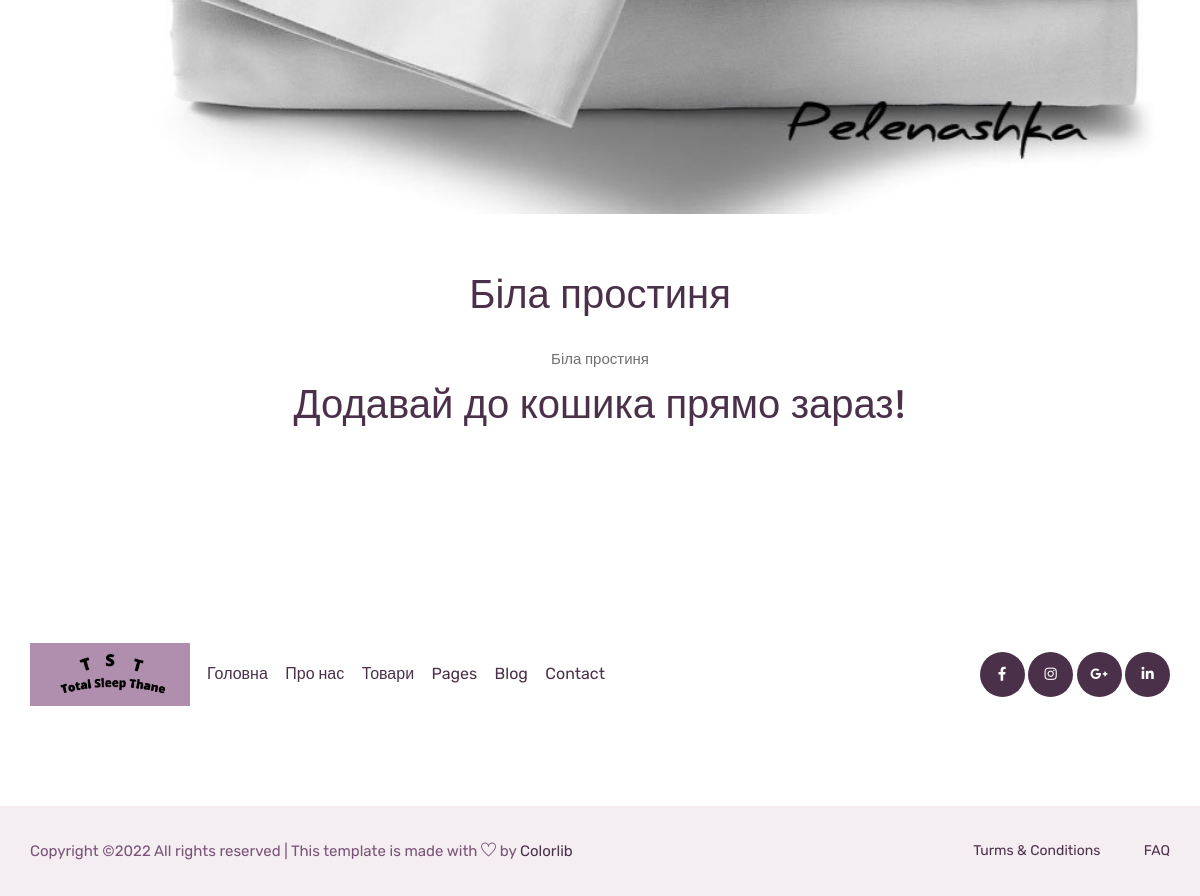
The app's page /product/item/bila-prostinya/ (lower part), older data.
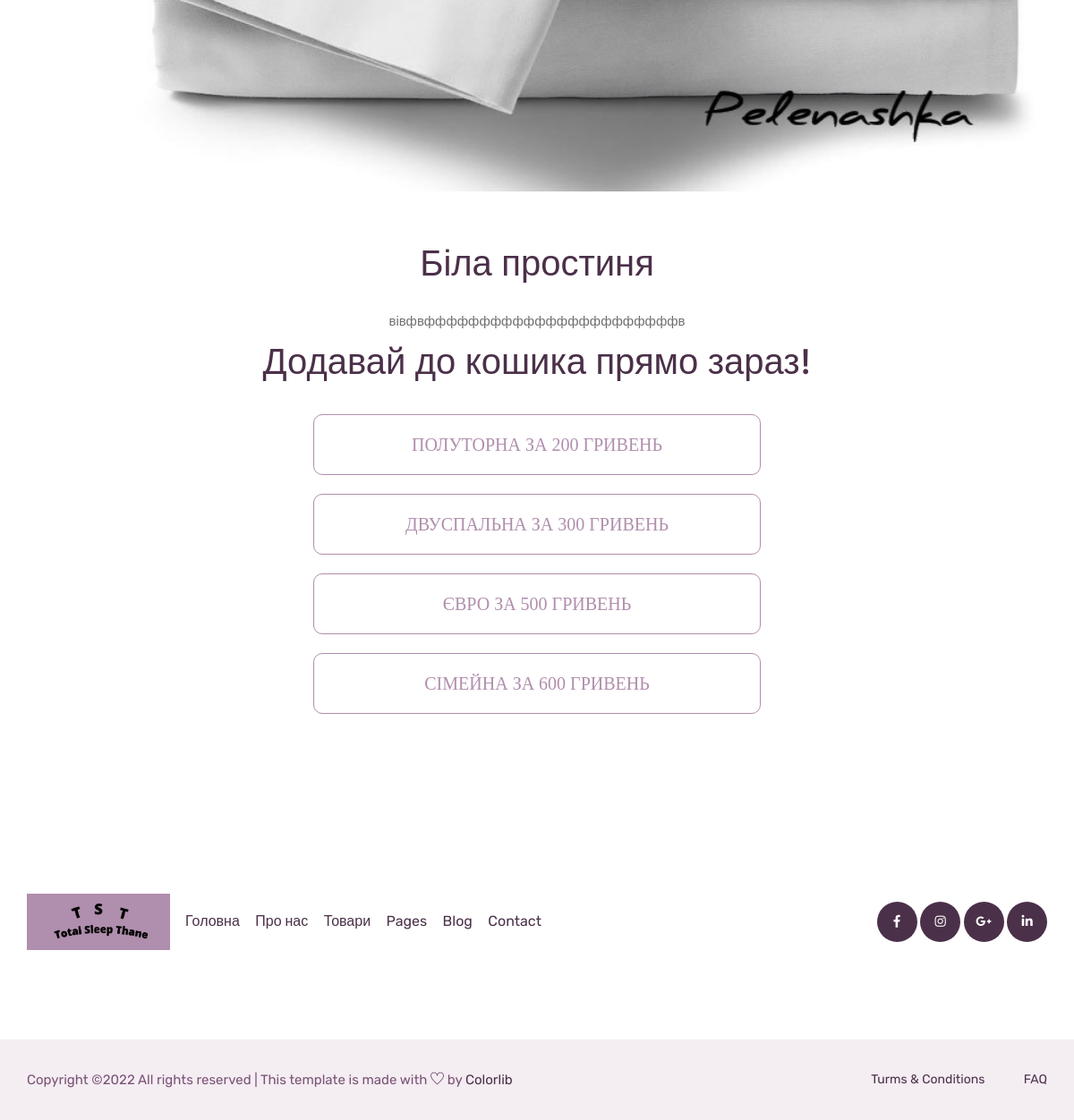
The same page, newer data.
### product/models.py (models this page shows, shortened)
class Product(models.Model):
    def get_file_name(self, filename):
        tmp = filename.strip().split('.')[-1]
        filename = f"{uuid.uuid4()}.{tmp}"
        return os.path.join('images/products/', filename)
    title = models.CharField(max_length=100, db_index=True, verbose_name="Назва")
    slug = models.SlugField(max_length=100, unique=True, db_index=True, verbose_name="Тег")
    product_type = models.ForeignKey(ProductType, on_delete=models.PROTECT, verbose_name="Тип")
    about = models.TextField(blank=True, verbose_name="Опис")
    image = models.ImageField(upload_to=get_file_name, verbose_name="Зображення")
    access = models.BooleanField(default=True, verbose_name="Доступ")
    favorite = models.BooleanField(default=False, verbose_name="Обране (на головну)")
    datetime_create = models.DateTimeField(auto_now=True, verbose_name="Дата і час створення/оновлення")
    extra1 = models.ForeignKey(ProductExtra, on_delete=models.PROTECT, verbose_name="Додатково 1", null=True,
                               related_name="+", blank=True)
    extra2 = models.ForeignKey(ProductExtra, on_delete=models.PROTECT, verbose_name="Додатково 2", null=True,
                               related_name="+", blank=True)
    extra3 = models.ForeignKey(ProductExtra, on_delete=models.PROTECT, verbose_name="Додатково 3", null=True,
                               related_name="+", blank=True)
    class Meta:
        verbose_name_plural = verbose_name = "Товари"
        ordering = ("-datetime_create", )

class ProductSubtype(models.Model):
    parent = models.ForeignKey(Product, on_delete=models.PROTECT, verbose_name="Продукт")
    title = models.CharField(max_length=50, verbose_name="Назва")
    cost = models.IntegerField(verbose_name="Вартість")
    access = models.BooleanField(default=True, verbose_name="Доступ")
    class Meta:
        verbose_name_plural = verbose_name = "Вид товару"

### product/views.py (the view)
# urls.py: path('item/<slug:item_slug>/', item_page, name='product_item'),
def item_page(request, item_slug):
    item = get_object_or_404(Product, access=True, slug=item_slug)
    item_types = ProductSubtype.objects.filter(access=True, parent__slug=item_slug)
    return render(request, 'single-product.html',
                  context={
                      "prod_item": item,
                      "item_types": item_types,
                  })

### product/templates/single-product.html (shortened to what this page needs)
{% extends 'index.html' %}
{% load static %}
{% block main_content %}
<div class="product_image_area">
    <div class="container">
        <div class="row justify-content-center">
            <div class="col-lg-12">
                <div class="product_img_slide owl-carousel">
                    <div class="single_product_img">
                        <img src="{% get_media_prefix %}{{ prod_item.image }}" alt="#" class="img-fluid">
                    </div>
                </div>
            </div>
            <div class="col-lg-8">
                <div class="single_product_text text-center" style="font-family: Calibri,serif">
                    <h3>{{ prod_item.title }}</h3>
                    <p>{{ prod_item.about }}</p>
                    <h3>Додавай до кошика прямо зараз!</h3><br>
                    {% for item in item_types %}
                    <a href="{% url 'cart_add' item.id %}" class="btn_3 btn_3_custom">{{ item.title }} за {{ item.cost }} гривень</a><br>
                    <br>
                    {% endfor %}
                </div>
            </div>
        </div>
    </div>
</div>
{% endblock %}

### templates/index.html (shortened to what this page needs)
{% load static %}
<!doctype html>
<html lang="zxx">
<head>
    <link rel="stylesheet" href="{% static 'css/bootstrap.min.css' %}">
    <link rel="stylesheet" href="{% static 'css/animate.css' %}">
    <link rel="stylesheet" href="{% static 'css/owl.carousel.min.css' %}">
    <link rel="stylesheet" href="{% static 'css/all.css' %}">
    <link rel="stylesheet" href="{% static 'css/flaticon.css' %}">
    <link rel="stylesheet" href="{% static 'css/themify-icons.css' %}">
    <link rel="stylesheet" href="{% static 'css/magnific-popup.css' %}">
    <link rel="stylesheet" href="{% static 'css/slick.css' %}">
    <link rel="stylesheet" href="{% static 'css/style.css' %}">
    <link rel="stylesheet" href="{% static 'css/nice-select.css' %}">
</head>
<body>
    {% block main_content %}
    {% endblock %}
    <footer class="footer_part">
        <div class="footer_iner">
            <div class="container">
                <div class="row justify-content-between align-items-center">
                    <div class="col-lg-8">
                        <div class="footer_menu">
                            <div class="footer_logo">
                                <a href="index.html"><img src="{% static 'img/logo new.png' %}" alt="#" width="160px"></a>
                            </div>
                            <div class="footer_menu_item">
                                <a href="{% url 'home' %}">Головна</a>
                                <a href="{% url 'about' %}">Про нас</a>
                                <a href="{% url 'product' %}">Товари</a>
                                <a href="#">Pages</a>
                                <a href="blog.html">Blog</a>
                                <a href="contact.html">Contact</a>
                            </div>
                        </div>
                    </div>
                    <div class="col-lg-4">
                        <div class="social_icon">
                            <a href="#"><i class="fab fa-facebook-f"></i></a>
                            <a href="#"><i class="fab fa-instagram"></i></a>
                            <a href="#"><i class="fab fa-google-plus-g"></i></a>
                            <a href="#"><i class="fab fa-linkedin-in"></i></a>
                        </div>
                    </div>
                </div>
            </div>
        </div>
        <div class="copyright_part">
            <div class="container">
                <div class="row ">
                    <div class="col-lg-12">
                        <div class="copyright_text">
                            <P>
Copyright &copy;<script>document.write(new Date().getFullYear());</script> All rights reserved | This template is made with <i class="ti-heart" aria-hidden="true"></i> by <a href="https://colorlib.com" target="_blank">Colorlib</a>
</P>
                            <div class="copyright_link">
                                <a href="#">Turms & Conditions</a>
                                <a href="#">FAQ</a>
                            </div>
                        </div>
                    </div>
                </div>
            </div>
        </div>
    </footer>
</body>
</html>

### static/css/all.css (style rules this page uses)
.fa, .fas, .far, .fal, .fab { -moz-osx-font-smoothing: grayscale; -webkit-font-smoothing: antialiased; display: inline-block; font-style: normal; font-variant: normal; text-rendering: auto; line-height: 1; }
.fa-facebook-f:before { content: "\f39e"; }
.fa-google-plus-g:before { content: "\f0d5"; }
.fa-instagram:before { content: "\f16d"; }
.fa-linkedin-in:before { content: "\f0e1"; }
.fab { font-family: 'Font Awesome 5 Brands'; }

Row changes from the older to the newer data that the page shows:
changed Product "Біла простиня": about "Біла простиня" → "вівфвфффффффффффффффффффффффв"
added ProductSubtype: title "ПОЛУТОРНА", cost "200"
added ProductSubtype: title "ДВУСПАЛЬНА", cost "300"
added ProductSubtype: title "ЄВРО", cost "500"
added ProductSubtype: title "СІМЕЙНА", cost "600"
